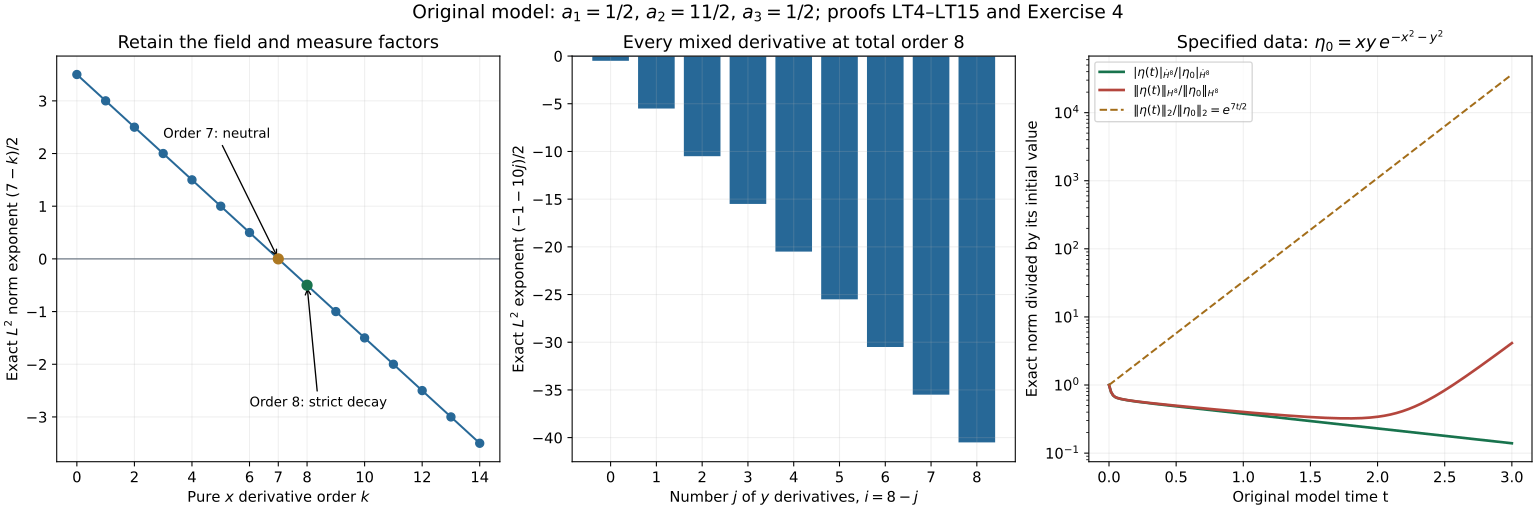

Python code for this plot:
"""Exact frozen-model exponents, original anisotropic characteristics and norm ratios."""
from pathlib import Path
import json,math
import numpy as np
import matplotlib
matplotlib.use('Agg')
import matplotlib.pyplot as plt
R=Path(__file__).resolve().parent
plt.rcParams.update({'font.family':'DejaVu Sans','font.size':11})
fig,axes=plt.subplots(1,3,figsize=(16,5.3),layout='constrained')
k=np.arange(0,15);rate=(7-k)/2
axes[0].axhline(0,color='#7a8490',lw=1)
axes[0].plot(k,rate,'o-',color='#276897',lw=1.5)
axes[0].scatter([7,8],[0,-.5],color=['#ad7821','#18734d'],s=55,zorder=5)
axes[0].annotate('Order 7: neutral',xy=(7,0),xytext=(3,2.3),arrowprops={'arrowstyle':'->'},fontsize=10)
axes[0].annotate('Order 8: strict decay',xy=(8,-.5),xytext=(6,-2.8),arrowprops={'arrowstyle':'->'},fontsize=10)
axes[0].set(xlabel=r'Pure $x$ derivative order $k$',ylabel=r'Exact $L^2$ norm exponent $(7-k)/2$',title='Retain the field and measure factors')
axes[0].set_xticks([0,2,4,6,7,8,10,12,14])
j=np.arange(9);mixed=(7-8-10*j)/2
axes[1].bar(j,mixed,color='#276897')
axes[1].axhline(0,color='#7a8490',lw=1)
axes[1].set(xlabel=r'Number $j$ of $y$ derivatives, $i=8-j$',ylabel=r'Exact $L^2$ exponent $(-1-10j)/2$',title='Every mixed derivative at total order 8')
axes[1].set_xticks(j)
def oddfactor(n):return math.prod(range(1,n+1,2))
time=np.linspace(0,3,200)
terms=[(i,j,oddfactor(2*i+1)*oddfactor(2*j+1)) for i in range(9) for j in range(9-i)]
hom=[v for v in terms if v[0]+v[1]==8]
def squared_ratio(rows):
 denominator=sum(c for i,j,c in rows)
 return sum(c*np.exp((7-i-11*j)*time) for i,j,c in rows)/denominator
homratio=np.sqrt(squared_ratio(hom));fullratio=np.sqrt(squared_ratio(terms))
axes[2].semilogy(time,homratio,label=r'$|\eta(t)|_{\dot H^8}/|\eta_0|_{\dot H^8}$',color='#18734d',lw=2)
axes[2].semilogy(time,fullratio,label=r'$\|\eta(t)\|_{H^8}/\|\eta_0\|_{H^8}$',color='#b4463d',lw=2)
axes[2].semilogy(time,np.exp(3.5*time),label=r'$\|\eta(t)\|_2/\|\eta_0\|_2=e^{7t/2}$',color='#a36d19',ls='--')
axes[2].set(xlabel='Original model time t',ylabel='Exact norm divided by its initial value',title=r'Specified data: $\eta_0=xy\,e^{-x^2-y^2}$')
axes[2].legend(fontsize=9,loc='upper left')
for ax in axes:ax.grid(alpha=.2)
fig.suptitle(r'Original model: $a_1=1/2$, $a_2=11/2$, $a_3=1/2$; proofs LT4–LT15 and Exercise 4',fontsize=14)
fig.savefig(R/'chen-hou-frozen-derivative-thresholds.png',dpi=160)
fig.savefig(R/'chen-hou-frozen-derivative-thresholds.svg')
out={'coefficients':['1/2','11/2','1/2'],'pure_derivative_exponents':[{'k':int(n),'rate':str((7-int(n)))+'/2'} for n in k],
 'data':'eta0(x,y)=xy exp(-x^2-y^2) on the original positive quadrant',
 'exact_squared_norm_formula':'pi/128 sum (2i+1)!! (2j+1)!! exp((7-i-11j)t)',
 'scope':'Finite sums of exact proved norm formulas, evaluated numerically for the illustration; no numerical source profile or full stability certificate.',
 'samples':[{'t':float(time[n]),'homogeneous8_ratio':float(homratio[n]),'inhomogeneous8_ratio':float(fullratio[n])} for n in range(0,len(time),10)]}
(R/'chen-hou-frozen-model-samples.json').write_text(json.dumps(out,indent=2)+'\n',encoding='utf-8');print(json.dumps({'figure':str(R/'chen-hou-frozen-derivative-thresholds.png')}))
